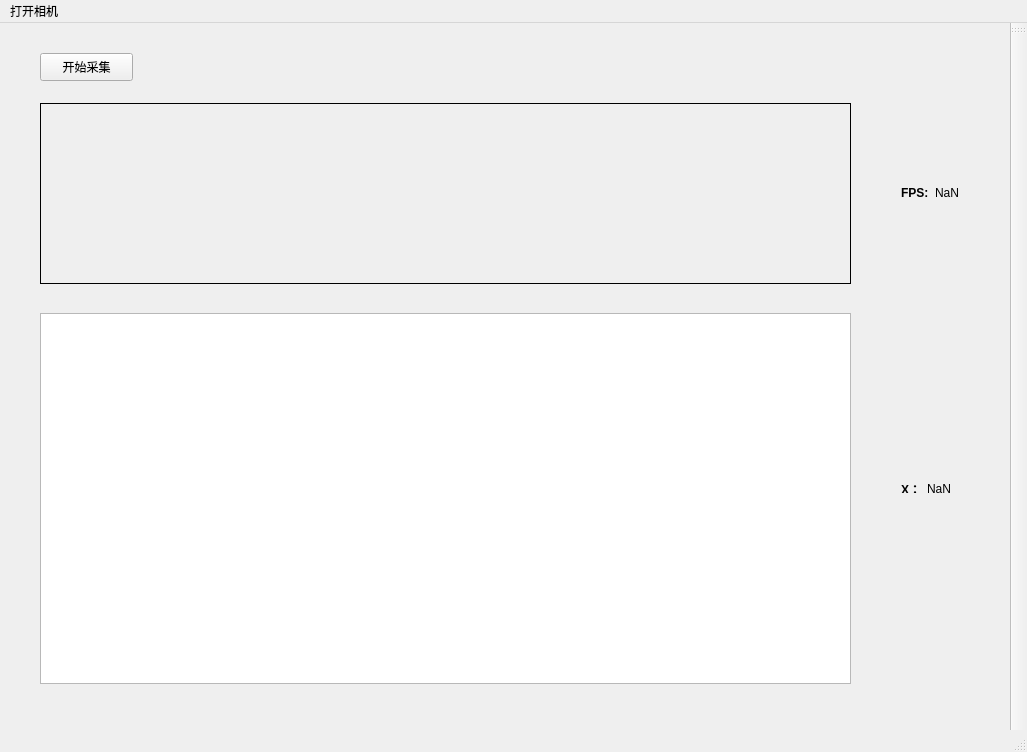
<?xml version="1.0" encoding="UTF-8"?>
<ui version="4.0">
 <class>baumer_22_3_8Class</class>
 <widget class="QMainWindow" name="baumer_22_3_8Class">
  <property name="geometry">
   <rect>
    <x>0</x>
    <y>0</y>
    <width>1027</width>
    <height>752</height>
   </rect>
  </property>
  <property name="sizePolicy">
   <sizepolicy hsizetype="Fixed" vsizetype="Fixed">
    <horstretch>0</horstretch>
    <verstretch>0</verstretch>
   </sizepolicy>
  </property>
  <property name="windowTitle">
   <string>baumer_22_3_8</string>
  </property>
  <widget class="QWidget" name="centralWidget">
   <widget class="QPushButton" name="playButton">
    <property name="geometry">
     <rect>
      <x>40</x>
      <y>30</y>
      <width>93</width>
      <height>28</height>
     </rect>
    </property>
    <property name="text">
     <string>开始采集</string>
    </property>
   </widget>
   <widget class="QLabel" name="videoFieldSource">
    <property name="geometry">
     <rect>
      <x>40</x>
      <y>80</y>
      <width>811</width>
      <height>181</height>
     </rect>
    </property>
    <property name="frameShape">
     <enum>QFrame::Box</enum>
    </property>
    <property name="text">
     <string/>
    </property>
   </widget>
   <widget class="QChartView" name="graphicsView">
    <property name="geometry">
     <rect>
      <x>40</x>
      <y>290</y>
      <width>811</width>
      <height>371</height>
     </rect>
    </property>
   </widget>
   <widget class="QWidget" name="horizontalLayoutWidget">
    <property name="geometry">
     <rect>
      <x>890</x>
      <y>450</y>
      <width>91</width>
      <height>31</height>
     </rect>
    </property>
    <layout class="QHBoxLayout" name="horizontalLayout">
     <item>
      <widget class="QLabel" name="label">
       <property name="sizePolicy">
        <sizepolicy hsizetype="Fixed" vsizetype="Fixed">
         <horstretch>0</horstretch>
         <verstretch>0</verstretch>
        </sizepolicy>
       </property>
       <property name="font">
        <font>
         <weight>75</weight>
         <bold>true</bold>
        </font>
       </property>
       <property name="text">
        <string>X：</string>
       </property>
      </widget>
     </item>
     <item>
      <widget class="QLabel" name="julixianshi">
       <property name="text">
        <string>NaN</string>
       </property>
      </widget>
     </item>
    </layout>
   </widget>
   <widget class="QWidget" name="horizontalLayoutWidget_2">
    <property name="geometry">
     <rect>
      <x>890</x>
      <y>130</y>
      <width>121</width>
      <height>80</height>
     </rect>
    </property>
    <layout class="QHBoxLayout" name="horizontalLayout_2">
     <item>
      <widget class="QLabel" name="label_2">
       <property name="sizePolicy">
        <sizepolicy hsizetype="Fixed" vsizetype="Fixed">
         <horstretch>0</horstretch>
         <verstretch>0</verstretch>
        </sizepolicy>
       </property>
       <property name="font">
        <font>
         <weight>75</weight>
         <bold>true</bold>
        </font>
       </property>
       <property name="text">
        <string>FPS:</string>
       </property>
      </widget>
     </item>
     <item>
      <widget class="QLabel" name="FPS">
       <property name="text">
        <string>NaN</string>
       </property>
      </widget>
     </item>
    </layout>
   </widget>
  </widget>
  <widget class="QStatusBar" name="statusBar"/>
  <widget class="QMenuBar" name="menuBar">
   <property name="geometry">
    <rect>
     <x>0</x>
     <y>0</y>
     <width>1027</width>
     <height>26</height>
    </rect>
   </property>
   <widget class="QMenu" name="menuOpen">
    <property name="title">
     <string>打开相机</string>
    </property>
    <addaction name="actionCam"/>
   </widget>
   <addaction name="menuOpen"/>
  </widget>
  <widget class="QToolBar" name="mainToolBar">
   <attribute name="toolBarArea">
    <enum>RightToolBarArea</enum>
   </attribute>
   <attribute name="toolBarBreak">
    <bool>false</bool>
   </attribute>
  </widget>
  <action name="actionCam">
   <property name="text">
    <string>Cam</string>
   </property>
  </action>
 </widget>
 <layoutdefault spacing="6" margin="11"/>
 <customwidgets>
  <customwidget>
   <class>QChartView</class>
   <extends>QGraphicsView</extends>
   <header>qchartview.h</header>
  </customwidget>
 </customwidgets>
 <resources>
  <include location="baumer_22_3_8.qrc"/>
 </resources>
 <connections/>
</ui>
